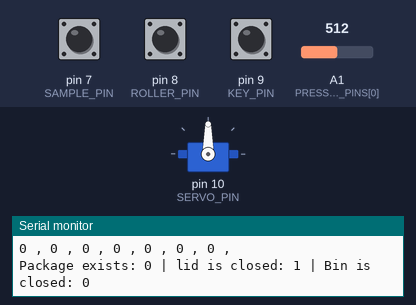
Recording of a sketch running on a simulated Arduino Uno, built with avr-gcc and run on an emulated ATmega328P. Shown: servo, the last lines printed to the serial monitor. The test bench sets the inputs (shaded band); at power-on: pin 8 (ROLLER_PIN) HIGH, pin 9 (KEY_PIN) HIGH, A1 (PRESSURE_PINS[0]) = 512, pin 7 (SAMPLE_PIN) HIGH.

Above: at 1.4 s.
1.5 s: pin 8 (ROLLER_PIN) pulled LOW for 3.2 s
At 5.1 s:
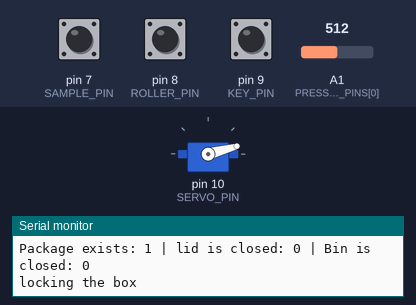
6.2 s: pin 9 (KEY_PIN) pulled LOW for 0.8 s
At 7.3 s:
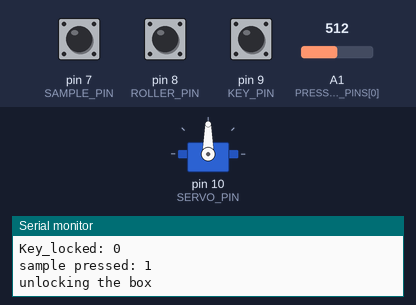
10.4 s: A1 (PRESSURE_PINS[0]) set to 107
13.8 s: A1 (PRESSURE_PINS[0]) set to 90
17.2 s: pin 8 (ROLLER_PIN) pulled LOW for 0.8 s
At 19.0 s:
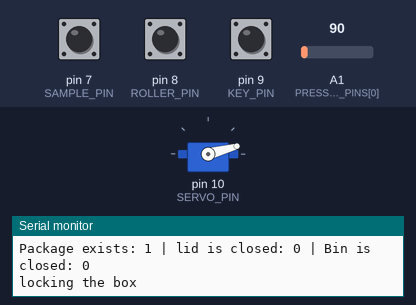
21.4 s: pin 9 (KEY_PIN) pulled LOW for 0.8 s
At 22.3 s:
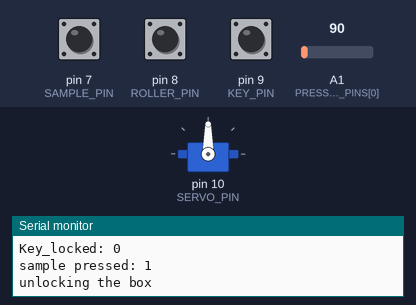
Timing chart, 0 to 24.4 s (numbered marks = the images above; inputs shaded):
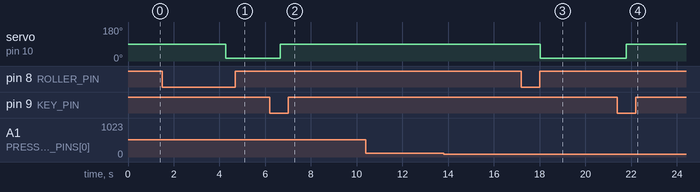

The sketch:

proj3_v2_initial.ino
```cpp
#include <Servo.h>

// copied from https://stackoverflow.com/questions/3437404/min-and-max-in-c
#define max(a,b) \
   ({ __typeof__ (a) _a = (a); \
       __typeof__ (b) _b = (b); \
     _a > _b ? _a : _b; })

// Record pressure pins
const int PRESSURE_PINS[1] = {A1};

// Record Servo Pin
const int SERVO_PIN = 10;
// Record Key Switch Pin
const int KEY_PIN = 9;
// Record Roller Switch Pin
const int ROLLER_PIN = 8;
// Record Sample Button Pin
const int SAMPLE_PIN = 7;
// Initialize motor
Servo motor;
// Initialize device state variables
// Record whether a package is place in the bin
bool package_exists = false;
// Record if the lid is closed
bool lid_is_closed = false;
// Record if the bin is locked
bool bin_is_locked = false;
// Record the state of the key switch.
// Note:
//  - HIGH: Key in the 'lock' position
//  - LOW: Key in the 'unlock' position
int key_locked = HIGH;
// Record whether to take a sample of pressure sensors.
// This is used to set a new threshold for package detection.
//  - HIGH: Do not take sample
//  - LOW: Take sample
int take_sample = HIGH;

// Instantiate initial thresholds
// Unsigned to: (i) Increase INT_MAX, (ii) pressure should never be < 0
unsigned int pressure_threshold = 0;
// Amount of history to record
unsigned int history_amount = 10;
// Initialize pressure history sequence
unsigned int pressure_amounts[10] = {0, 0, 0, 0, 0, 0, 0, 0, 0, 0};
// Record current iteration in the device state. Also is used to update pressure amounts list
unsigned int iteration_num = 0;
// Hyper parameter indicating minimum proportion of times the pressure reading is above the
// pressure threshold for a package to be deemed to exist.
float proportion_threshold = .7;

void setup() {
  // Dictate Modes of all buttons, motors, and switches
  Serial.begin(9600);
  motor.attach(SERVO_PIN);
  pinMode(ROLLER_PIN, INPUT_PULLUP);
  pinMode(KEY_PIN, INPUT_PULLUP);
  pinMode(SAMPLE_PIN, INPUT_PULLUP);
  motor.write(90);
}

void loop() {
  delay(200);
  // If the iteration is larger than the history amount, roll it over to the beginning.
  // This allows us to continuously update the pressure history.
  if (iteration_num >= history_amount) {
    iteration_num = 0;
  }
  //  Debugging Code: Remove for final documentation
  for (int i = 0; i < 10; i++) {
    Serial.print(i);
    Serial.print(": ");
    Serial.print(pressure_amounts[i]);
    Serial.print(" ");

  }
  Serial.println("");
   // Read the current pressure
  // int pressure_reading1 = analogRead(PRESSURE_PIN);
  unsigned int max_pressure_read = 0;
  for (int i = 0; i < 1; i++) {
    max_pressure_read = max(max_pressure_read, analogRead(PRESSURE_PINS[i]));
  }
  // Update pressure history with current pressure reading
  pressure_amounts[iteration_num] = max_pressure_read;
  // Read if lid is closed, lock is in closed position, and whether to take a sample
  lid_is_closed = digitalRead(ROLLER_PIN);
  key_locked = digitalRead(KEY_PIN);
  take_sample = digitalRead(SAMPLE_PIN);
  // Debugging Code: Remove for final documentation
  Serial.print("Pressure reading: ");
  Serial.println(max_pressure_read);
  Serial.print("Lid is: ");
  Serial.println(lid_is_closed);
  Serial.print("Key_locked: ");
  Serial.println(key_locked);
  Serial.print("sample pressed: ");
  Serial.println(take_sample);

  // Key is in the unlocked position
  if (key_locked == LOW) {
    // If the box is locked, unlock it.
    if (bin_is_locked)  {
      Serial.println("unlocking the box");
      // Indicate that the box is now unlocked. This ensures that we do not redundantly
      // make the motor unlock an already unlocked box.
      bin_is_locked = false;
      // Unlock box
      motor.write(90);
      // Delay to give motor time to unlock the box
      delay(1000);
    }
    // Take sample if desired. Assumes that the package is already outside the box.
    // Note that a sample can only be taken if: (i) key is in unlocked position
    // (box is unlocked), (ii) the box lid is open (gives us an indication that
    // that the person has removed the package, (iii) person requests a sample to be taken.
    if ((lid_is_closed == HIGH) && (take_sample == LOW)) {
      // Reset pressure thresholds
      pressure_threshold = 0;
      // Debugging Code: Remove for final documentation
      Serial.print("sample: ");
      Serial.println(take_sample);
      // Compute new pressure threshold. We take the max of all pressure history to
      // try and account for 'worst case' abnormal pressure readings.
      for (int i = 0; i < history_amount; i++) {
        pressure_threshold = max(pressure_threshold, pressure_amounts[i]);
        // Debugging Code: Remove for final documentation
        Serial.print("new threshold: ");
        Serial.println(pressure_threshold);
      }
      pressure_threshold+=5;
    }

  }
  // box is in package detection mode
  else {
    // Possible package has been detected.
    Serial.print("Pressure threshold: ");
    Serial.println(pressure_threshold);
    if (pressure_amounts[iteration_num] > pressure_threshold && !bin_is_locked) {
      // initial readings above threshold proportion variable to record
      // number of times pressure exceeds threshold and calculate proportion.
      float proportion_readings = 0;
      // Check pressure history to determine whether an abnormality exists.
      Serial.print("Pressure reading: ");
      for (int i = 0; i < 10; i++) {
        int pressure_reading = pressure_amounts[i];
        // Reading is above threshold
        Serial.print(pressure_reading);
        Serial.print(" , ");
        if (pressure_reading > pressure_threshold) {
          // Record observation
          Serial.println("Recording observation ");
          proportion_readings++;
        }
      }
      Serial.println();
      // Compute the average amount of time reading is above the threshold in
      // the current history.
      proportion_readings = proportion_readings / history_amount;
      // Proportion calculated lies above the minimum propotion needed to classify
      // the readings as detecting a package.
      if (proportion_readings > proportion_threshold) {
        package_exists = true;
      }
      // Proportion lies below the thereshold, package is deemed to not exist.
      else {
        package_exists = false;
      }
    }
    // No package has been detected
    else {
      package_exists = false;
    }
    // Lock box if a package exists, the lid is closed, and the box is not already locked.
    // Note that by tracking if a box is already locked, we eliminate redundant commands to
    // lock the box to the motor.
    Serial.print("Package exists: ");
    Serial.print(package_exists);
    Serial.print(" | lid is closed: ");
    Serial.print(lid_is_closed);
    Serial.print(" | Bin is closed: ");
    Serial.println(bin_is_locked);
    if (package_exists && (lid_is_closed == LOW) && !bin_is_locked) {
      Serial.println("locking the box");
      // Lock the box
      motor.write(15);
      // Inidicate that the box is now locked
      bin_is_locked = true;
      // Delay to give motor enough time to lock the box
      delay(1000);
    }
    // keep box unlocked
    //else {
      //bin_is_locked = false;
    //}
  }
  // Increase iteration number to next step
  iteration_num++;


}
```

Measured:
- after the input at 1.5 s, servo on pin 10 (SERVO_PIN): 90° → 15° after 2.8 s
- after the input at 6.2 s, servo on pin 10 (SERVO_PIN): 15° → 90° after 0.45 s
- after the input at 17.2 s, servo on pin 10 (SERVO_PIN): 90° → 15° after 0.83 s
- after the input at 21.4 s, servo on pin 10 (SERVO_PIN): 15° → 90° after 0.38 s
